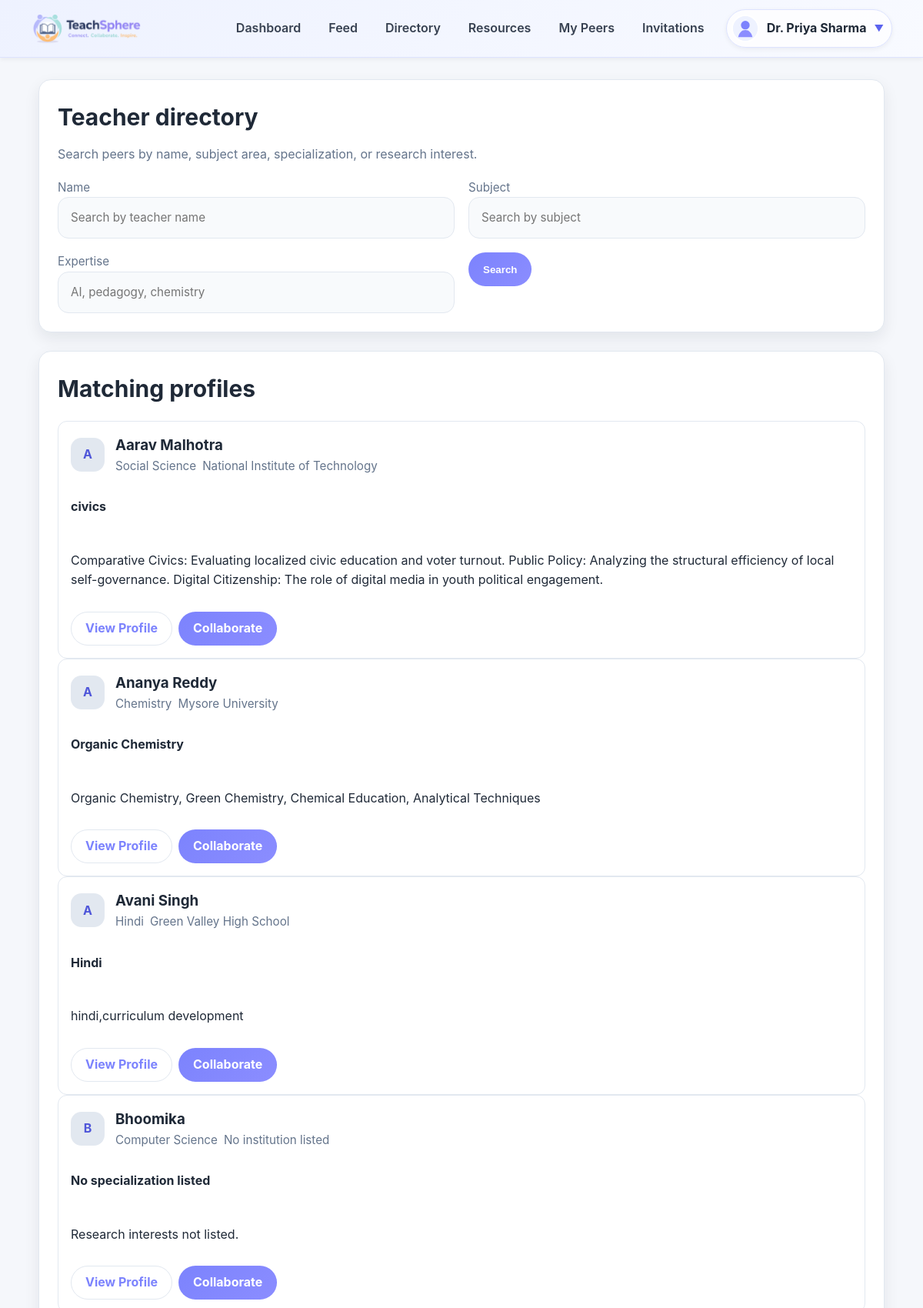
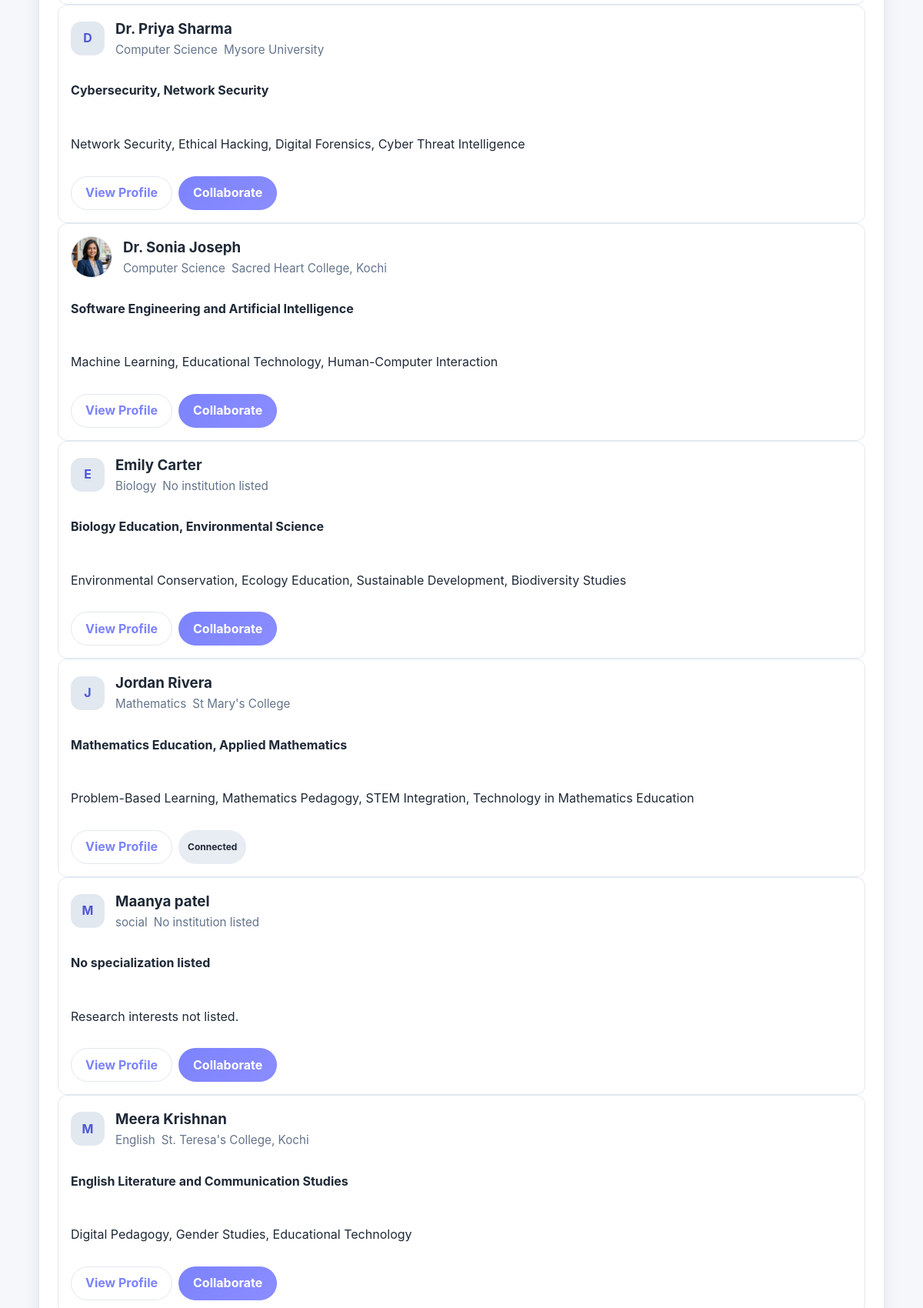
The page /directory (signed in, upper part) on the database its author committed (2 pictures, top to bottom).
### tables this page shows
CREATE TABLE teachers (
            id INTEGER PRIMARY KEY AUTOINCREMENT,
            name TEXT NOT NULL,
            email TEXT UNIQUE NOT NULL,
            subject TEXT NOT NULL,
            password TEXT NOT NULL
        , account_type TEXT DEFAULT 'teacher');

CREATE TABLE profiles (
            id INTEGER PRIMARY KEY AUTOINCREMENT,
            teacher_id INTEGER UNIQUE NOT NULL,
            qualification TEXT,
            school TEXT,
            experience TEXT,
            bio TEXT,
            profile_photo TEXT
        , specialization TEXT, research_interests TEXT, years_experience TEXT, institution_id INTEGER, skills TEXT, achievements TEXT, designation TEXT, school_college_university TEXT, institution_name TEXT);

### app.py (the view, shortened to what this page needs)
@app.route('/directory')
def directory():
    user = current_user()
    if not user:
        return redirect(url_for('login'))
    name_query = request.args.get('name', '').strip()
    subject_query = request.args.get('subject', '').strip()
    expertise_query = request.args.get('expertise', '').strip()
    connection = get_db()
    cursor = connection.cursor()
    query = '''
        SELECT teachers.*,
               profiles.qualification,
               profiles.school_college_university,
               profiles.school,
               profiles.experience,
               profiles.profile_photo,
               profiles.specialization,
               profiles.research_interests,
               profiles.years_experience,
               profiles.institution_name
        FROM teachers
        LEFT JOIN profiles ON profiles.teacher_id = teachers.id
        WHERE teachers.name LIKE ?
          AND teachers.subject LIKE ?
    '''
    params = [f'%{name_query}%', f'%{subject_query}%']
    query += ' ORDER BY teachers.name'
    cursor.execute(query, params)
    teachers = cursor.fetchall()
    for t in teachers:
        cursor.execute(
            "SELECT status, sender_id FROM collaborators WHERE ((sender_id = ? AND sender_role = ?) AND (receiver_id = ? AND receiver_role = 'teacher')) OR ((receiver_id = ? AND receiver_role = ?) AND (sender_id = ? AND sender_role = 'teacher'))",
            (user['id'], user['role'], t['id'], user['id'], user['role'], t['id'])
        )
        rel = cursor.fetchone()
        t['collab_status'] = rel['status'] if rel else None
        t['is_sender'] = rel['sender_id'] == user['id'] if rel else False
    connection.close()
    return render_template(
        'directory.html',
        user=user,
        teachers=teachers,
        name_query=name_query,
        subject_query=subject_query,
        expertise_query=expertise_query
    )

### app.py (called while the page is built)
def dict_factory(cursor, row):
    return {column[0]: row[idx] for idx, column in enumerate(cursor.description)}

def get_db():
    connection = sqlite3.connect("teachers.db")
    connection.row_factory = dict_factory
    return connection

def current_user():
    user_id = session.get('user_id')
    role = session.get('role')
    if not user_id or not role:
        return None
    connection = get_db()
    cursor = connection.cursor()
    table = 'teachers' if role == 'teacher' else 'institutions'
    cursor.execute(f"SELECT * FROM {table} WHERE id = ?", (user_id,))
    user = cursor.fetchone()
    connection.close()
    if user: user['role'] = role
    return user

def get_profile(teacher_id):
    connection = get_db()
    cursor = connection.cursor()
    cursor.execute("SELECT * FROM profiles WHERE teacher_id = ?", (teacher_id,))
    profile = cursor.fetchone()
    connection.close()
    return profile

@app.context_processor
def inject_nav_profile():
    user = current_user()
    if not user:
        return {"nav_profile": None}
    photo = ""
    if user["role"] == "teacher":
        profile = get_profile(user["id"])
        if profile:
            photo = profile.get("profile_photo") or ""
        profile_url = url_for("profile")
        default_image = "images/default_avatar.svg"
    else:
        photo = user.get("logo") or ""
        profile_url = url_for("institution_profile")
        default_image = "images/default_institution.svg"
    return {
        "nav_profile": {
            "name": user.get("name", "User"),
            "photo": photo,
            "profile_url": profile_url,
            "default_image": default_image,
        }
    }

### templates/directory.html (shortened to what this page needs)
<!DOCTYPE html>
<html lang="en">
<head>
    <link rel="stylesheet" href="{{ url_for('static', filename='style.css') }}">
</head>
<body>
    <header class="topbar">
        <a class="brand" href="{{ url_for('feed') }}">
            <img src="{{ url_for('static', filename='images/teachsphere_horizontal.png') }}" alt="TeachSphere" class="logo-horizontal">
        </a>
        <nav class="topbar-nav">
            <a href="/teacher-dashboard">Dashboard</a>
            <a href="/feed">Feed</a>
            <a href="/directory">Directory</a>
            <a href="/resources">Resources</a>
            <a href="/my-peers">My Peers</a>
            <a href="/invitations">Invitations</a>
        </nav>
        {% include 'navbar_profile.html' %}
    </header>
    <main class="page-content">
        <section class="card">
            <div class="section-title">
                <h1>Teacher directory</h1>
                <p>Search peers by name, subject area, specialization, or research interest.</p>
            </div>
            <form method="GET" class="form-grid">
                <label>
                    Name
                    <input type="text" name="name" value="{{ name_query }}" placeholder="Search by teacher name">
                </label>
                <label>
                    Subject
                    <input type="text" name="subject" value="{{ subject_query }}" placeholder="Search by subject">
                </label>
                <label>
                    Expertise
                    <input type="text" name="expertise" value="{{ expertise_query }}" placeholder="AI, pedagogy, chemistry">
                </label>
                <div>
                    <button class="btn btn-primary" type="submit">Search</button>
                </div>
            </form>
        </section>
        <section class="card">
            <div class="section-title">
                <h2>Matching profiles</h2>
            </div>
            {% for teacher in teachers %}
            <article class="teacher-card">
                <div class="profile-row">
                    {% if teacher.profile_photo %}
                    <img class="profile-photo" src="{{ url_for('static', filename=teacher.profile_photo) }}" alt="Profile photo">
                    {% else %}
                    <span class="avatar">{{ teacher.name[:1] }}</span>
                    {% endif %}
                    <div>
                        <h3>{{ teacher.name }}</h3>
                        <div class="teacher-meta">
                            <span>{{ teacher.subject }}</span>
                            <span>{{ teacher.institution_name or teacher.school_college_university or 'No institution listed' }}</span>
                        </div>
                    </div>
                </div>
                <p><strong>{{ teacher.specialization or teacher.qualification or 'No specialization listed' }}</strong></p>
                <p>{{ teacher.research_interests or 'Research interests not listed.' }}</p>
                <div class="post-actions">
                    <a class="btn btn-secondary" href="/teacher/{{ teacher.id }}">View Profile</a>
                    {% if user.role == 'teacher' %}
                        {% if teacher.collab_status == 'accepted' %}
                        <span class="status-badge">Connected</span>
                        {% elif teacher.collab_status == 'pending' %}
                        <span class="status-badge">Pending</span>
                        {% else %}
                        <a class="btn btn-primary" href="/collaborate/{{ teacher.id }}/teacher/request">Collaborate</a>
                        {% endif %}
                    {% endif %}
                </div>
            </article>
            {% else %}
            <p style="color: var(--muted);">No educators match your search criteria. Try adjusting your filters.</p>
            {% endfor %}
        </section>
    </main>
</body>
</html>

### templates/navbar_profile.html (shortened to what this page needs)
{% if nav_profile %}
<div class="navbar-profile" data-navbar-dropdown>
    <button class="navbar-profile-button" type="button" aria-label="Open user menu" aria-expanded="false">
        {% if nav_profile.photo %}
        <img class="navbar-avatar" src="{{ url_for('static', filename=nav_profile.photo) }}" alt="{{ nav_profile.name }} profile picture">
        {% else %}
        <img class="navbar-avatar" src="{{ url_for('static', filename=nav_profile.default_image) }}" alt="Default profile picture">
        {% endif %}
        <span class="navbar-profile-name">{{ nav_profile.name }}</span>
        <span class="navbar-arrow">▼</span>
    </button>
</div>
{% endif %}

### rows shown on the page
teachers: name "Dr. Priya Sharma"
profiles: name "A", name "Aarav Malhotra", subject "Social Science", institution_name "National Institute of Technology", specialization "civics", research_interests "Comparative Civics: Evaluating localized civic education and voter turnout. Public Policy: Analyzing the structural efficiency of local self-governance. Digital Citizenship: The role of digital media in youth political engagement."
profiles: name "A", name "Ananya Reddy", subject "Chemistry", institution_name "Mysore University", specialization "Organic Chemistry", research_interests "Organic Chemistry, Green Chemistry, Chemical Education, Analytical Techniques"
profiles: name "A", name "Avani Singh", subject "Hindi", institution_name "Green Valley High School", specialization "Hindi", research_interests "hindi,curriculum development"
teachers: name "B", name "Bhoomika", subject "Computer Science", institution_name "No institution listed", specialization "No specialization listed", research_interests "Research interests not listed."
profiles: name "D", name "Dr. Priya Sharma", subject "Computer Science", school_college_university "Mysore University", specialization "Cybersecurity, Network Security", research_interests "Network Security, Ethical Hacking, Digital Forensics, Cyber Threat Intelligence"
profiles: profile_photo (picture), name "Dr. Sonia Joseph", subject "Computer Science", institution_name "Sacred Heart College, Kochi", specialization "Software Engineering and Artificial Intelligence", research_interests "Machine Learning, Educational Technology, Human-Computer Interaction"
profiles: name "E", name "Emily Carter", subject "Biology", institution_name "No institution listed", specialization "Biology Education, Environmental Science", research_interests "Environmental Conservation, Ecology Education, Sustainable Development, Biodiversity Studies"
profiles: name "J", name "Jordan Rivera", subject "Mathematics", institution_name "St Mary's College", specialization "Mathematics Education, Applied Mathematics", research_interests "Problem-Based Learning, Mathematics Pedagogy, STEM Integration, Technology in Mathematics Education", shows "Connected"
teachers: name "M", name "Maanya patel", subject "social", institution_name "No institution listed", specialization "No specialization listed", research_interests "Research interests not listed."
profiles: name "M", name "Meera Krishnan", subject "English", institution_name "St. Teresa's College, Kochi", specialization "English Literature and Communication Studies", research_interests "Digital Pedagogy, Gender Studies, Educational Technology"
